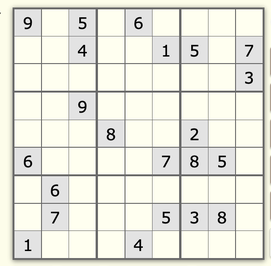
#> input picture Unsolved_Sudokus/sudoku_8.png, 271 x 266 px, shrunk from 581 x 569 before the run
$ python imageSolver.py   (older library calls are emulated)
#> lines starting #> are read from the running program, lines starting #| are printed output that depends on the picture; after the words box and inside, x2 and y2 are one past the last pixel; in counts of white or black regions, pixels touching at a corner belong together
import cv2
import easyocr
import matplotlib.pyplot as plt
import numpy as np
import os
import sudokuSolver


def printSolution(img, unsolved, solved, file_name, color_solved = (84,153,2)):
    width = int(img.shape[1]/9)
    height = int(img.shape[0]/9)
    for row_index, row in enumerate(unsolved):
        for col_index, digit in enumerate(row):
            if digit == 0:
                cv2.putText(img, str(solved[row_index][col_index]),
                            (col_index * width + int(width/2) - 42, int((row_index+0.75)*height)),cv2.FONT_HERSHEY_SIMPLEX, 5, color_solved, 6, cv2.LINE_AA)
    cv2.imwrite(f"./Solutions_Sudokus/solution_{os.path.basename(file_name)}", img)


def solveImage(image_path):
#> called with image_path = './Unsolved_Sudokus/sudoku_8.png'
    cell_size = 200
    num_cells = 9

    # Read image
    img = cv2.imread(image_path)
#> img is the input picture: shape (266, 271, 3); mean B, G, R 220.6, 230.8, 230.8
    gray = cv2.cvtColor(img, cv2.COLOR_BGR2GRAY)
    equalized_image = cv2.equalizeHist(gray)
    mask = np.zeros((gray.shape), np.uint8)
    kernel = cv2.getStructuringElement(cv2.MORPH_ELLIPSE, (11,11))

    close = cv2.morphologyEx(gray, cv2.MORPH_CLOSE, kernel)
    div = np.float32(gray) / (close)

    res = np.uint8(cv2.normalize(div, div, 0, 255, cv2.NORM_MINMAX))
    res2 = cv2.cvtColor(res, cv2.COLOR_GRAY2BGR)

    # Finding square
    thresh = cv2.adaptiveThreshold(res, 255, 0, 1, 19, 2)
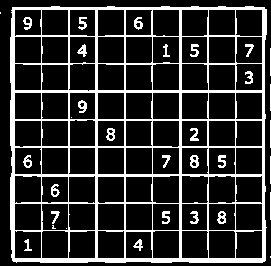
#> thresh: shape (266, 271); 18.2% white; 33 white regions (5 under 20 px)
    contour, hier = cv2.findContours(thresh, cv2.RETR_TREE, cv2.CHAIN_APPROX_SIMPLE)
#> contour = 130 contours, 23 with area under 20; largest, box (x1, y1, x2, y2) and area: (10, 6, 267, 263) 64703, (208, 230, 236, 259) 752, (152, 230, 180, 259) 752, (41, 230, 69, 259) 749, (97, 230, 125, 259) 737

    max_area = 0
    best_cnt = None
    for cnt in contour:
        area = cv2.contourArea(cnt)
        if area > 1000:
            if area > max_area:
                max_area = area
                best_cnt = cnt
#> this loop made 130 passes
#> (area, max_area) on pass 8: (64703, 64703)
#> area on passes 9, 10, 12, 13, 14, 15: 708.5, 47, 719.5, 752.5, 735.5, 751.5
#> after the loop, best_cnt = contour of 102 points, box (x1, y1, x2, y2) (10, 6, 267, 263), area 64703; max_area = 64703
    cv2.drawContours(mask, [best_cnt], 0, 255, -1)
#> mask: shape (266, 271); 90.5% white; 1 black region, box (x1, y1, x2, y2) and area: (0, 0, 271, 266) 6876
    cv2.drawContours(mask, [best_cnt], 0, 0, 2)
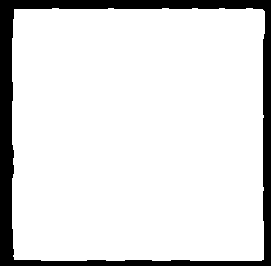
#> mask: shape (266, 271); 87.6% white; 1 black region, box (x1, y1, x2, y2) and area: (0, 0, 271, 266) 8940

    # Find vertical lines
    kernelx = cv2.getStructuringElement(cv2.MORPH_RECT,(2,10))

    dx = cv2.Sobel(equalized_image,cv2.CV_16S,1,0)
    dx = cv2.convertScaleAbs(dx)
    cv2.normalize(dx,dx,0,255,cv2.NORM_MINMAX)
    ret,close = cv2.threshold(dx,0,255,cv2.THRESH_BINARY+cv2.THRESH_OTSU)
#> close: shape (266, 271); 18.7% white; 145 white regions (53 under 20 px), largest, box (x1, y1, x2, y2) and area: (264, 7, 270, 262) 793, (9, 7, 13, 262) 765, (121, 9, 129, 91) 468
#> ret = 122
    close = cv2.morphologyEx(close,cv2.MORPH_DILATE,kernelx,iterations = 1)
#> close: shape (266, 271); 34.8% white; 36 white regions

    contour, hier = cv2.findContours(close,cv2.RETR_EXTERNAL,cv2.CHAIN_APPROX_SIMPLE)
#> contour = 36 contours, 3 with area under 20; largest, box (x1, y1, x2, y2) and area: (259, 3, 271, 266) 2601, (9, 3, 19, 266) 2114, (121, 5, 130, 263) 1900, (92, 5, 101, 264) 1848, (38, 5, 47, 263) 1720
    for cnt in contour:
        x,y,w,h = cv2.boundingRect(cnt)
        if h/w > 12:
            cv2.drawContours(close,[cnt],0,255,-1)
        else:
            cv2.drawContours(close,[cnt],0,0,-1)
#> this loop made 36 passes
#> (x, y, w, h) on passes 1 to 12: (133, 235, 12, 22), (24, 235, 9, 22), (217, 207, 11, 22), (190, 207, 10, 22), (161, 207, 11, 22), (50, 207, 11, 22), (50, 180, 11, 22), (215, 151, 13, 22), (187, 151, 16, 22), (161, 151, 11, 22), (23, 151, 11, 22), (189, 124, 11, 22)
#> (cnt, x, y, w, h) on passes 16, 21, 22: ([[201, 48], [201, 57], [202, 57], [202, 48]], 201, 48, 2, 10), ([[89, 21], [89, 30], [90, 30], [90, 21]], 89, 21, 2, 10), ([[20, 17], [20, 26], [21, 26], [21, 17]], 20, 17, 2, 10)
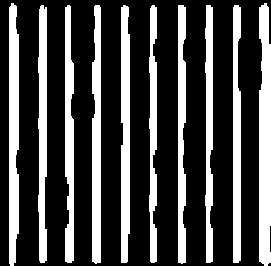
#> close: shape (266, 271); 28.4% white; 10 white regions, largest, box (x1, y1, x2, y2) and area: (259, 3, 271, 266) 2871, (9, 3, 19, 266) 2382, (121, 5, 130, 263) 2165
    close = cv2.morphologyEx(close,cv2.MORPH_CLOSE,None,iterations = 2)
#> close: shape (266, 271); 28.6% white; 10 white regions, largest, box (x1, y1, x2, y2) and area: (259, 3, 271, 266) 2983, (9, 3, 19, 266) 2384, (121, 5, 130, 263) 2165
    closex = cv2.bitwise_and(close, mask)
#> closex: shape (266, 271); 24% white; 10 white regions, largest, box (x1, y1, x2, y2) and area: (121, 9, 130, 261) 2125, (92, 9, 101, 260) 2061, (38, 9, 47, 261) 1954

    # Finding horizontal lines
    kernely = cv2.getStructuringElement(cv2.MORPH_RECT,(10,2))
    dy = cv2.Sobel(equalized_image,cv2.CV_16S,0,2)
    dy = cv2.convertScaleAbs(dy)
    cv2.normalize(dy,dy,0,255,cv2.NORM_MINMAX)
    ret,close = cv2.threshold(dy,0,255,cv2.THRESH_BINARY+cv2.THRESH_OTSU)
#> close: shape (266, 271); 24.7% white; 85 white regions (25 under 20 px), largest, box (x1, y1, x2, y2) and area: (12, 6, 265, 13) 1612, (97, 87, 180, 96) 728, (97, 171, 180, 180) 696
#> ret = 123
    close = cv2.morphologyEx(close,cv2.MORPH_DILATE,kernely)
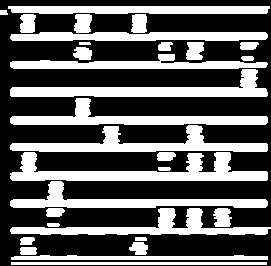
#> close: shape (266, 271); 37.3% white; 30 white regions

    contour, hier = cv2.findContours(close,cv2.RETR_EXTERNAL,cv2.CHAIN_APPROX_SIMPLE)
#> contour = 30 contours; largest, box (x1, y1, x2, y2) and area: (10, 152, 268, 181) 2974, (10, 69, 268, 97) 2530, (10, 125, 268, 152) 2430, (10, 98, 268, 125) 2236, (10, 208, 271, 235) 2127
    for cnt in contour:
        x,y,w,h = cv2.boundingRect(cnt)
        if w/h > 12:
            cv2.drawContours(close,[cnt],0,255,-1)
        else:
            cv2.drawContours(close,[cnt],0,0,-1)
#> this loop made 30 passes
#> (x, y, w, h) on passes 2 to 13: (11, 255, 257, 5), (20, 247, 17, 8), (129, 242, 19, 13), (135, 237, 12, 4), (20, 237, 15, 8), (47, 223, 13, 4), (213, 208, 19, 19), (10, 208, 261, 27), (46, 208, 19, 9), (10, 181, 258, 27), (158, 167, 13, 4), (157, 152, 19, 9)
#> (cnt, x, y, w, h) on pass 1: ([[11, 262], [11, 264], [266, 264], [266, 262]], 11, 262, 256, 3)
#> close: shape (266, 271); 11% white; 5 white regions, box (x1, y1, x2, y2) and area: (10, 32, 268, 41) 2066, (10, 54, 268, 69) 2011, (8, 6, 270, 14) 1998, (11, 255, 268, 260) 1055, (11, 262, 267, 265) 768

    close = cv2.morphologyEx(close,cv2.MORPH_DILATE,None,iterations = 2)
#> close: shape (266, 271); 17.5% white; 4 white regions, box (x1, y1, x2, y2) and area: (8, 30, 270, 43) 3174, (8, 52, 270, 71) 3174, (9, 253, 270, 266) 3167, (6, 4, 271, 16) 3095
    closey = cv2.bitwise_and(close, mask)
#> closey: shape (266, 271); 13.3% white; 4 white regions, box (x1, y1, x2, y2) and area: (12, 52, 263, 71) 3067, (12, 30, 265, 43) 3064, (14, 8, 265, 16) 1735, (13, 253, 264, 261) 1700

    corner_mask = np.zeros_like(mask, dtype=np.uint8)
    top_left = np.min(np.argwhere(mask), axis=0)
#> top_left = [8, 12]
    bottom_right = np.max(np.argwhere(mask), axis=0)
#> bottom_right = [260, 264]
    corner_mask[top_left[0]:top_left[0]+2, top_left[1]:top_left[1]+2] = 255
    corner_mask[top_left[0]:top_left[0]+2, bottom_right[1]-2:bottom_right[1]] = 255
    corner_mask[bottom_right[0]-2:bottom_right[1], top_left[0]:top_left[1]+2] = 255
    corner_mask[bottom_right[0]-2:bottom_right[1], bottom_right[1]-2:bottom_right[1]] = 255

    # Finding grid points
    res = cv2.bitwise_and(closex,closey)
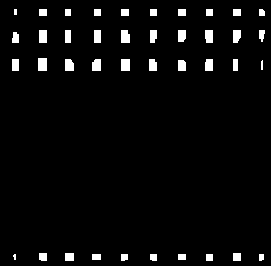
#> res: shape (266, 271); 3.7% white; 40 white regions (3 under 20 px), largest, box (x1, y1, x2, y2) and area: (38, 58, 47, 71) 117, (121, 30, 130, 43) 109, (121, 59, 130, 71) 108
    res = cv2.bitwise_or(res, corner_mask)
#> res: shape (266, 271); 3.8% white; 40 white regions (1 under 20 px)

    # Correcting defects
    try:
        contour, hier = cv2.findContours(res,cv2.RETR_LIST,cv2.CHAIN_APPROX_SIMPLE)
#> contour = 40 contours, 2 with area under 20; largest, box (x1, y1, x2, y2) and area: (38, 58, 47, 71) 96, (121, 30, 130, 43) 88, (121, 59, 130, 71) 88, (39, 30, 47, 43) 84, (92, 59, 101, 71) 82
        centroids = []
        for cnt in contour:
            mom = cv2.moments(cnt)
            if mom['m00']:
                (x,y) = int(mom['m10']/mom['m00']), int(mom['m01']/mom['m00'])
            else:
                (x,y) = int(mom['m10']), int(mom['m01'])
            cv2.circle(img,(x,y),4,(0,255,0),-1)
            centroids.append((x,y))
#> this loop made 40 passes
#> (cnt, x, y) on passes 2, 3, 6, 8, 9, 11, 13, 16, 19, 20, 28: ([[206, 254], [206, 260], [212, 260], [212, 254]], 209, 257), ([[178, 254], [178, 259], [185, 259], [185, 254]], 181, 256), ([[92, 254], [92, 259], [100, 259], [100, 254]], 96, 256), ([[233, 253], [233, 260], [240, 260], [240, 253]], 236, 256), ([[65, 253], [65, 260], [73, 260], [73, 253]], 69, 256), ([[262, 60], [261, 61], [261, 69], [262, 69]], 261, 64), ([[233, 59], [233, 70], [237, 70], [237, 59]], 235, 64), ([[121, 59], [121, 70], [129, 70], [129, 59]], 125, 64), ([[12, 59], [12, 70], [18, 70], [18, 59]], 15, 64), ([[38, 58], [38, 70], [46, 70], [46, 58]], 42, 64), ([[94, 30], [94, 42], [100, 42], [100, 30]], 97, 36)
#> (x, y) on passes 1, 4, 5, 7, 10, 12: (261, 257), (153, 256), (123, 256), (11, 259), (42, 256), (181, 65)
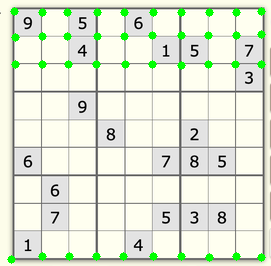
#> img: shape (266, 271, 3); mean B, G, R 215.2, 232.2, 225.3
#> after the loop, centroids = 40 pairs, first value 11 to 261, second value 11 to 259
        centroids = np.array(centroids,dtype = np.float32)
        c = centroids.reshape((100,2))
        c2 = c[np.argsort(c[:,1])]

        b = np.vstack([c2[i*10:(i+1)*10][np.argsort(c2[i*10:(i+1)*10,0])] for i in range(10)])
        bm = b.reshape((10,10,2))

        output = np.zeros((cell_size * num_cells, cell_size * num_cells,3),np.uint8)
        for i,j in enumerate(b):
            ri = int(i/10)
            ci = i%10
            if ci != 9 and ri!=9:
                src = bm[ri:ri+2, ci:ci+2 , :].reshape((4,2))
                dst = np.array([[ci*cell_size,ri*cell_size],[(ci+1)*cell_size-1,ri*cell_size],[ci*cell_size,(ri+1)*cell_size-1],[(ci+1)*cell_size-1,(ri+1)*cell_size-1] ], np.float32)
                retval = cv2.getPerspectiveTransform(src,dst)
                warp = cv2.warpPerspective(res2,retval,(cell_size * num_cells, cell_size * num_cells))
                output[ri*cell_size:(ri+1)*cell_size-1 , ci*cell_size:(ci+1)*cell_size-1] = warp[ri*cell_size:(ri+1)*cell_size-1 , ci*cell_size:(ci+1)*cell_size-1].copy()
    except ValueError:
        epsilon = 0.02 * cv2.arcLength(best_cnt, True)
#> epsilon = 20.67
        approx = cv2.approxPolyDP(best_cnt, epsilon, True)
#> approx = [[12, 7], [12, 260], [264, 261], [266, 9]]
        corner_points = approx.reshape(-1, 2)
#> corner_points = [[12, 7], [12, 260], [264, 261], [266, 9]]
        trapezoid_vertices = np.float32(corner_points)
#> trapezoid_vertices = [[12, 7], [12, 260], [264, 261], [266, 9]]
        trapezoid_vertices = trapezoid_vertices[np.argsort(trapezoid_vertices[:,1])]
#> trapezoid_vertices = [[12, 7], [266, 9], [12, 260], [264, 261]]
        trapezoid_vertices = np.vstack([trapezoid_vertices[i*2:(i+1)*2][np.argsort(trapezoid_vertices[i*2:(i+1)*2,0])] for i in range(2)])

        square_vertices = np.float32([[0, 0], [cell_size * num_cells - 1, 0], [0, cell_size * num_cells - 1], [cell_size * num_cells - 1, cell_size * num_cells - 1]])
        retval = cv2.getPerspectiveTransform(trapezoid_vertices, square_vertices)
#> retval = [[7.05, 1.1e-17, -84.62], [-0.0555, 7.05, -48.7], [-1.52e-05, -3.12e-05, 1]]
        output = cv2.warpPerspective(res2, retval, (cell_size * num_cells, cell_size * num_cells))
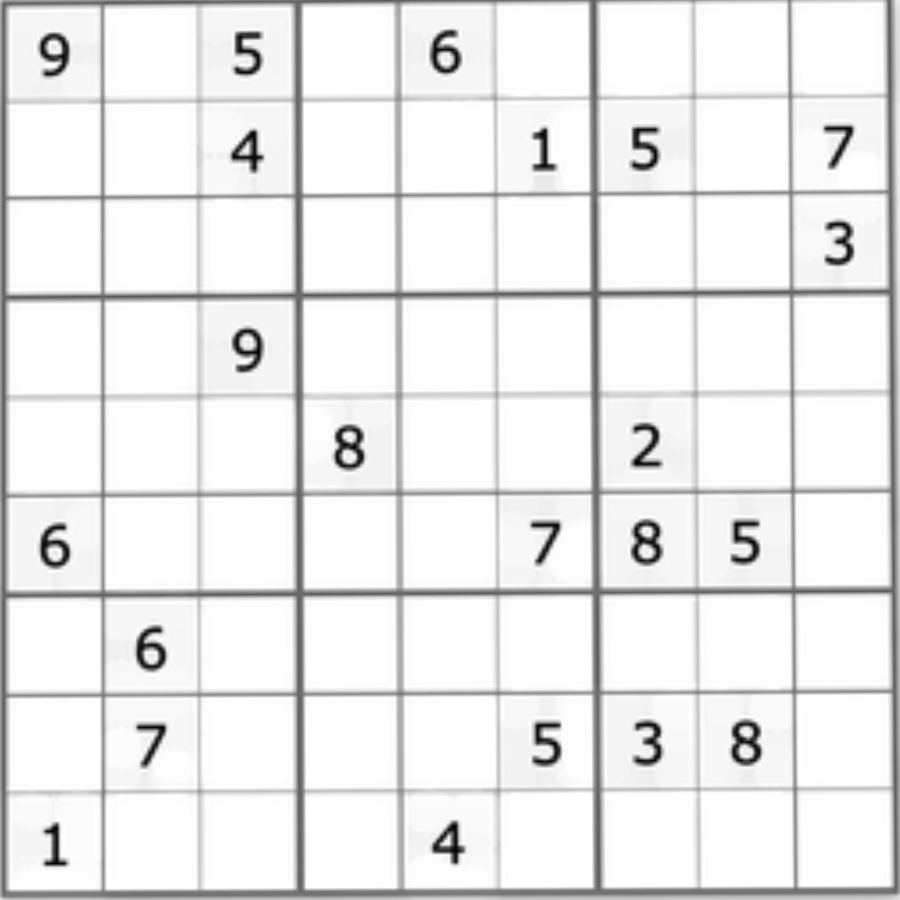
#> output: shape (1800, 1800, 3) (shown at 1/2 size); min 0, max 255, mean 235.1


    output = cv2.GaussianBlur(output, (5, 5), 0)

    #Text detector
    reader = easyocr.Reader(["en"], gpu = True)

    # Cell boundaries
    coordinates = [(x, y, x + cell_size, y + cell_size) for x in range(0, cell_size * num_cells, cell_size) for y in range(0, cell_size * num_cells, cell_size)]
    matrix = [[0] * num_cells for _ in range(num_cells)]

    for (startX, startY, endX, endY) in coordinates:
        # Extract the region of interest (ROI)
        roi = output[startY:endY, startX:endX]

        # Apply OCR to the ROI
        results = reader.readtext(roi, beamWidth=10, allowlist ='0123456789')

        row = int(startY/cell_size)
        column = int(startX/cell_size)

        # Process OCR results
        if results:
            for a in results:
                matrix[row][column] = int(a[1])

    print("Detected Sudoku from Image:")
    for row in matrix:
        print(row)
    print("")

    solution = sudokuSolver.sudokuSolver(matrix)

    if solution != None:
        printSolution(output, matrix, solution, image_path)

if __name__ == "__main__":
    solveImage("./Unsolved_Sudokus/sudoku_8.png")
#> (the call stopped at in solveImage, `reader = easyocr.Reader(["en"], gpu = True)`: easyocr is not available in this run)
